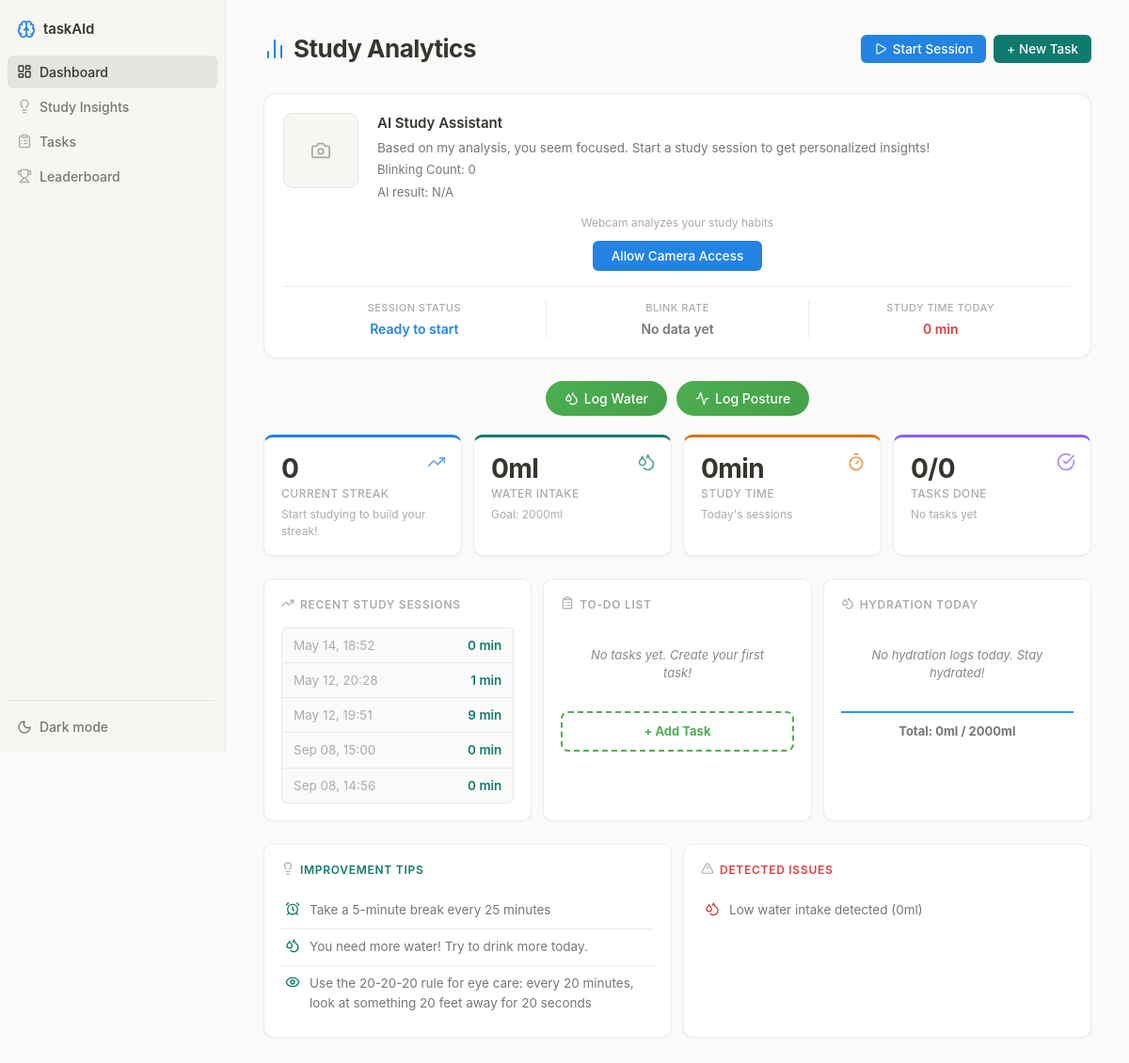
The app's page /, older data.
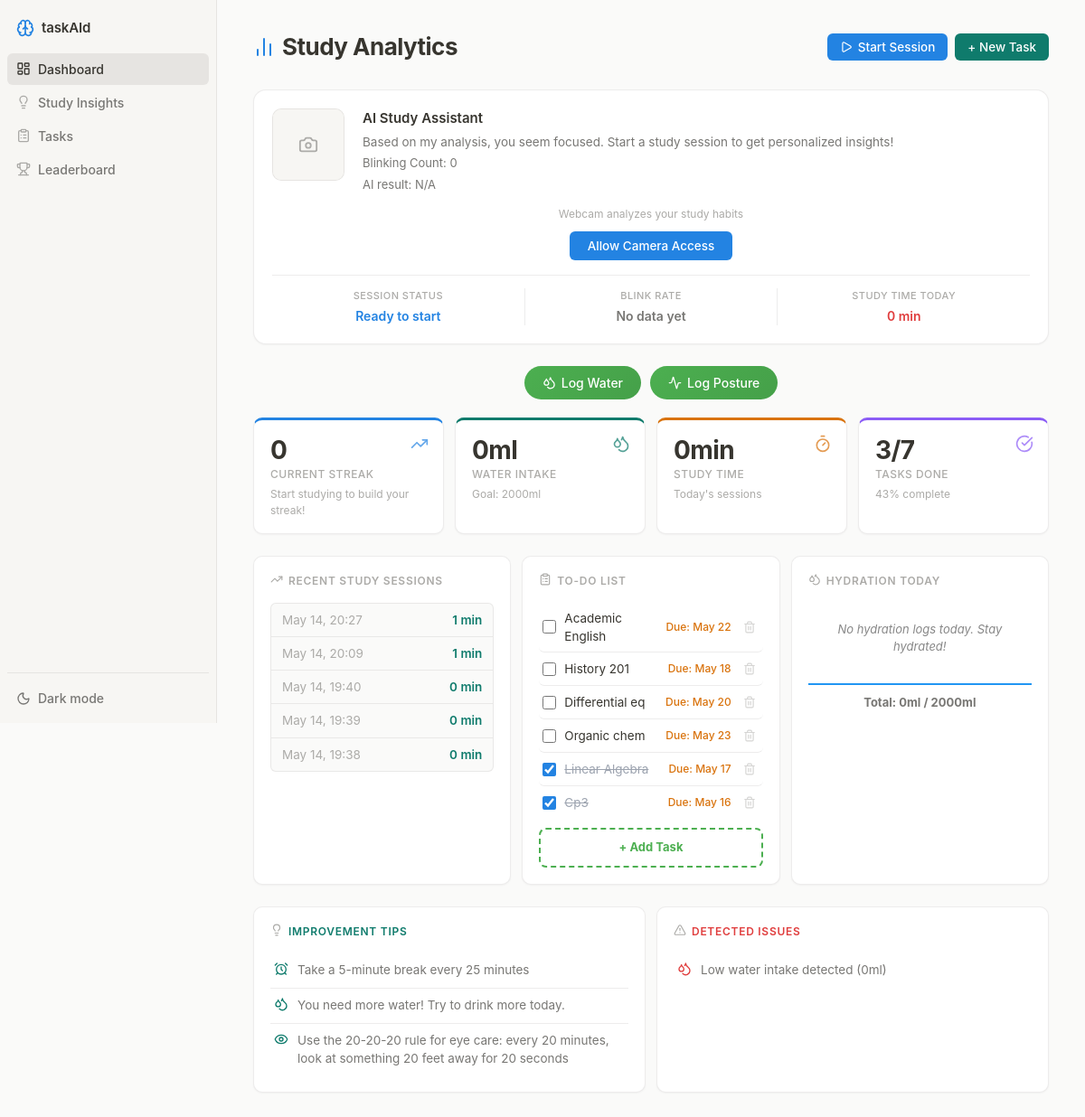
The same page, newer data.
### taskaid/models.py (models this page shows, shortened)
class StudySession(models.Model):
    user = models.ForeignKey(StudyUser, on_delete=models.CASCADE, related_name="sessions", null=True, blank=True)
    start_time = models.DateTimeField(auto_now_add=True)
    end_time = models.DateTimeField(null=True, blank=True)
    breaks_taken = models.IntegerField(default=0)
    blinks = models.IntegerField(default=0)
    liters_drank = models.FloatField(default=0.0)
    emotions = models.JSONField(default=list, blank=True)
    is_active = models.BooleanField(default=True)
    @property
    def duration(self):
        if self.end_time:
            delta = self.end_time - self.start_time
            return int(delta.total_seconds() / 60)  # Return minutes
        else:
            delta = timezone.now() - self.start_time
            return int(delta.total_seconds() / 60)

class Task(models.Model):
    STATUS_PENDING = 'pending'
    STATUS_INPROG = 'in-progress'
    STATUS_DONE = 'done'
    STATUS_CHOICES = [
        (STATUS_PENDING, 'Pending'),
        (STATUS_INPROG, 'In Progress'),
        (STATUS_DONE, 'Done'),
    ]
    SUBJECT_CHOICES = [
        ('math', 'Mathematics'),
        ('science', 'Science'),
        ('history', 'History'),
        ('language', 'Language Arts'),
        ('other', 'Other'),
    ]
    user = models.ForeignKey(StudyUser, on_delete=models.CASCADE, related_name="tasks", null=True, blank=True)
    title = models.CharField(max_length=255)
    description = models.TextField(blank=True)
    subject = models.CharField(max_length=20, choices=SUBJECT_CHOICES, null=True, blank=True)
    deadline = models.DateTimeField(null=True, blank=True)
    status = models.CharField(max_length=20, choices=STATUS_CHOICES, default=STATUS_PENDING)
    completed = models.BooleanField(default=False)  # Added for template compatibility
    created_at = models.DateTimeField(auto_now_add=True)
    updated_at = models.DateTimeField(auto_now=True)
    completed_at = models.DateTimeField(null=True, blank=True)

### taskaid/views.py (the view)
# urls.py: path('', dashboard, name='dashboard'),
def dashboard(request):
    tasks = Task.objects.all().order_by("-created_at")
    sessions = StudySession.objects.all().order_by("-start_time")[:5]
    hydration_logs = HydrationLog.objects.all().order_by("-timestamp")
    today = get_today_in_user_tz()
    user_tz = get_user_timezone()
    today_start = user_tz.localize(datetime.combine(today, datetime.min.time()))
    today_end = user_tz.localize(datetime.combine(today, datetime.max.time()))
    blink_logs = Blink.objects.filter(timestamp__range=[today_start, today_end]).order_by("-timestamp")
    posture_logs = Posture.objects.all().order_by("-timestamp")[:10]
    streaks = Streak.objects.all().order_by("-current_streak")
    insights = Insight.objects.all().order_by("-created_at")
    completed_tasks = tasks.filter(completed=True).count()
    total_tasks = tasks.count()
    today_sessions = StudySession.objects.filter(start_time__range=[today_start, today_end])
    total_study_time = 0
    for session in today_sessions:
        total_study_time += session.duration
    today_hydration = HydrationLog.objects.filter(timestamp__range=[today_start, today_end]).order_by("-timestamp")
    total_hydration = today_hydration.aggregate(total=Sum('amount'))['total'] or 0
    current_session = StudySession.objects.filter(is_active=True).first()
    context = {
        "tasks": tasks,
        "sessions": sessions,
        "hydration_logs": today_hydration[:5],
        "blink_logs": blink_logs,
        "posture_logs": posture_logs,
        "streaks": streaks,
        "insights": insights,
        "completed_tasks": completed_tasks,
        "total_tasks": total_tasks,
        "total_study_time": total_study_time,
        "total_hydration": total_hydration,
        "current_session": current_session,
    }
    return render(request, "dashboard.html", context)

### taskaid/views.py (called while the page is built)
def get_user_timezone():
    return pytz.timezone('Asia/Beirut')  # Change to your timezone

def get_today_in_user_tz():
    user_tz = get_user_timezone()
    now_user_tz = timezone.now().astimezone(user_tz)
    return now_user_tz.date()

### taskaid/templates/dashboard.html (shortened to what the changed rows need)
<!DOCTYPE html>
<html lang="en">
<head>
    {% load static %}
    <link rel="stylesheet" href="{% static 'style.css' %}">
</head>
<body>
    <div class="main-content">
        <div class="header">
            <h1 class="page-title"><i data-lucide="bar-chart-2"></i> Study Analytics</h1>
        </div>
        <div class="stats-grid">
            <div class="stat-card tasks">
                <div class="stat-icon"><i data-lucide="check-circle"></i></div>
                <div class="stat-value" id="taskProgress">
                    {{ completed_tasks }}/{{ total_tasks }}
                </div>
                <div class="stat-label">Tasks Done</div>
                <div class="stat-sublabel" id="taskPercentage">
                    {% if total_tasks > 0 %}
                        {% widthratio completed_tasks total_tasks 100 %}% complete
                    {% else %}
                        No tasks yet
                    {% endif %}
                </div>
            </div>
        </div>
        <div class="bottom-grid">
            <div class="card">
                <div class="chart-container" id="sessionsContainer">
                    {% for session in sessions|slice:":5" %}
                        <div class="session-item">
                            <div class="session-time">
                                {{ session.start_time|date:"M d, H:i" }}
                            </div>
                            <div class="session-duration">
                                {% if session.end_time %}
                                    {{ session.duration }} min
                                {% else %}
                                    <span style="color: #4CAF50;">Ongoing</span>
                                {% endif %}
                            </div>
                        </div>
                    {% empty %}
                        <div class="no-data">No study sessions yet. Start your first session!</div>
                    {% endfor %}
                </div>
            </div>
            <div class="card">
                <div id="tasksList">
                    {% for task in tasks|slice:":6" %}
                        <div class="todo-item" data-task-id="{{ task.id }}">
                            <input type="checkbox" class="todo-checkbox" {% if task.completed %}checked{% endif %} onchange="toggleTask({{ task.id }})">
                            <span class="todo-text {% if task.completed %}completed{% endif %}">
                                {{ task.title }}
                            </span>
                            {% if task.deadline %}
                                <span class="task-deadline">
                                    Due: {{ task.deadline|date:"M d" }}
                                </span>
                            {% endif %}
                            <button class="delete-task-btn" onclick="deleteTask({{ task.id }})" title="Delete task"><i data-lucide="trash-2"></i></button>
                        </div>
                    {% empty %}
                        <div class="no-tasks">No tasks yet. Create your first task!</div>
                    {% endfor %}
                </div>
            </div>
        </div>
    </div>
</body>
</html>

Row changes from the older to the newer data that the page shows:
no longer on this page (row unchanged): StudySession: start_time "May 14, 18:52", duration "0"
no longer on this page (row unchanged): StudySession: start_time "May 12, 20:28", duration "1"
no longer on this page (row unchanged): StudySession: start_time "May 12, 19:51", duration "9"
no longer on this page (row unchanged): StudySession: start_time "Sep 08, 15:00", duration "0"
no longer on this page (row unchanged): StudySession: start_time "Sep 08, 14:56", duration "0"
added StudySession: start_time "May 14, 20:27", duration "1"
added StudySession: start_time "May 14, 20:09", duration "1"
added StudySession: start_time "May 14, 19:40", duration "0"
added StudySession: start_time "May 14, 19:39", duration "0"
added StudySession: start_time "May 14, 19:38", duration "0"
added Task: title "Academic English", deadline "May 22"
added Task: title "History 201", deadline "May 18"
added Task: title "Differential eq", deadline "May 20"
added Task: title "Organic chem", deadline "May 23"
added Task: completed "☑", title "Linear Algebra", deadline "May 17"
added Task: completed "☑", title "Cp3", deadline "May 16"
Text that changed along with them:
{{ completed_tasks }}: "0" → "3"
{{ total_tasks }}: "0" → "7"
text no longer shown: "No tasks yet No tasks yet. Create your first task!"
text now shown: "43 % complete"
